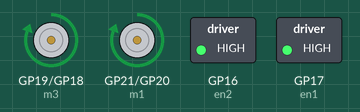
Recording of a program running on a simulated Raspberry Pi Pico running CircuitPython. Parts: motor-driver pin pairs drawn as motors (green arrow = first pin HIGH = forward, orange = second pin HIGH = backward, longer = more drive), switched loads named in the program (green lamp = pin HIGH).

Above: at 1.0 s.
At 3.0 s:
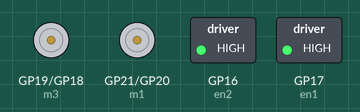
At 5.0 s:
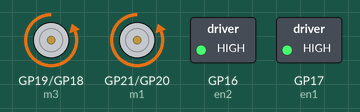
Timing chart, 0 to 6.9 s (numbered marks = the images above):
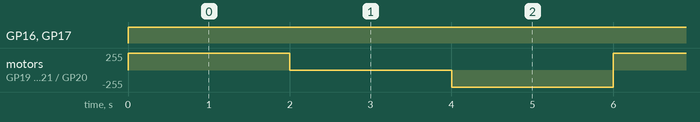

Measured:
- by itself, GP16 (en2), GP17 (en1): LOW → HIGH at 0.00 s
- by itself, motor on GP19 (m3) / GP18 (m4), motor on GP21 (m1) / GP20 (m2): repeats every 6.0 s: stopped 2.0 s, backward 255/255 2.0 s, forward 255/255 2.0 s

The program:

motorHatControl.py
```python
import board
import digitalio
import time

m1 = digitalio.DigitalInOut(board.GP21)
m1.direction = digitalio.Direction.OUTPUT
m2 = digitalio.DigitalInOut(board.GP20)
m2.direction = digitalio.Direction.OUTPUT
m3 = digitalio.DigitalInOut(board.GP19)
m3.direction = digitalio.Direction.OUTPUT
m4 = digitalio.DigitalInOut(board.GP18)
m4.direction = digitalio.Direction.OUTPUT

en1 = digitalio.DigitalInOut(board.GP17)
en1.direction = digitalio.Direction.OUTPUT
en2 = digitalio.DigitalInOut(board.GP16)
en2.direction = digitalio.Direction.OUTPUT

def Enable_motor():
    en1.value=1  # motor 1 enable, set value 0 to disable
    en2.value=1  # motor 2 enable, set value 0 to disable

def Motor1_forward():
    m1.value=1
    m2.value=0

def Motor1_reverse():
    m1.value=0
    m2.value=1

def Motor2_forward():
    m3.value=1
    m4.value=0

def Motor2_reverse():
    m3.value=0
    m4.value=1

def Motor_stop():
    m1.value=0
    m2.value=0
    m3.value=0
    m4.value=0

while True:
    Enable_motor()
    Motor1_forward()
    Motor2_forward()
    time.sleep(2) # Both motor in Forward direction for 2 seconds.
    Motor_stop()
    time.sleep(2) # Both motor in Stop position.
    Motor1_reverse()
    Motor2_reverse()
    time.sleep(2) # Both motor in Reverse direction for 2 seconds.
```
